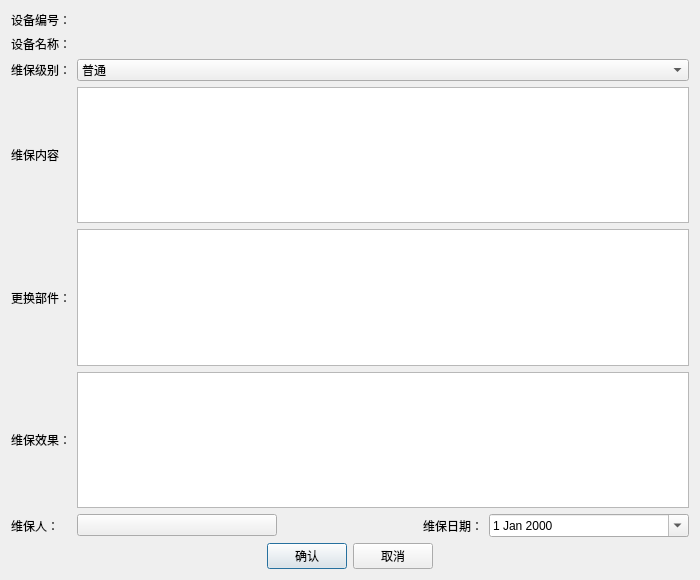
<?xml version="1.0" encoding="UTF-8"?>
<ui version="4.0">
 <class>Dialog</class>
 <widget class="QDialog" name="Dialog">
  <property name="geometry">
   <rect>
    <x>0</x>
    <y>0</y>
    <width>700</width>
    <height>580</height>
   </rect>
  </property>
  <property name="windowTitle">
   <string>编辑维保记录</string>
  </property>
  <layout class="QGridLayout" name="gridLayout">
   <item row="1" column="1">
    <widget class="QLabel" name="label_eqname">
     <property name="text">
      <string/>
     </property>
    </widget>
   </item>
   <item row="3" column="0">
    <widget class="QLabel" name="label_5">
     <property name="text">
      <string>维保内容</string>
     </property>
    </widget>
   </item>
   <item row="5" column="0">
    <widget class="QLabel" name="label_6">
     <property name="text">
      <string>维保效果：</string>
     </property>
    </widget>
   </item>
   <item row="4" column="0">
    <widget class="QLabel" name="label_4">
     <property name="text">
      <string>更换部件：</string>
     </property>
    </widget>
   </item>
   <item row="4" column="1">
    <widget class="QPlainTextEdit" name="plainTextEdit_part"/>
   </item>
   <item row="5" column="1">
    <widget class="QPlainTextEdit" name="plainTextEdit_running"/>
   </item>
   <item row="2" column="1">
    <widget class="QComboBox" name="comboBox_level">
     <item>
      <property name="text">
       <string>普通</string>
      </property>
     </item>
     <item>
      <property name="text">
       <string>重要</string>
      </property>
     </item>
    </widget>
   </item>
   <item row="1" column="0">
    <widget class="QLabel" name="label_2">
     <property name="text">
      <string>设备名称：</string>
     </property>
    </widget>
   </item>
   <item row="2" column="0">
    <widget class="QLabel" name="label_3">
     <property name="text">
      <string>维保级别：</string>
     </property>
    </widget>
   </item>
   <item row="0" column="1">
    <widget class="QLabel" name="label_eqno">
     <property name="text">
      <string/>
     </property>
    </widget>
   </item>
   <item row="3" column="1">
    <widget class="QPlainTextEdit" name="plainTextEdit_mainpoint"/>
   </item>
   <item row="0" column="0">
    <widget class="QLabel" name="label">
     <property name="text">
      <string>设备编号：</string>
     </property>
    </widget>
   </item>
   <item row="6" column="0">
    <widget class="QLabel" name="label_7">
     <property name="text">
      <string>维保人：</string>
     </property>
    </widget>
   </item>
   <item row="9" column="0" colspan="2">
    <layout class="QHBoxLayout" name="horizontalLayout">
     <item>
      <spacer name="horizontalSpacer">
       <property name="orientation">
        <enum>Qt::Horizontal</enum>
       </property>
       <property name="sizeHint" stdset="0">
        <size>
         <width>40</width>
         <height>20</height>
        </size>
       </property>
      </spacer>
     </item>
     <item>
      <widget class="QPushButton" name="pushButton_accept">
       <property name="text">
        <string>确认</string>
       </property>
      </widget>
     </item>
     <item>
      <widget class="QPushButton" name="pushButton_cancel">
       <property name="text">
        <string>取消</string>
       </property>
      </widget>
     </item>
     <item>
      <spacer name="horizontalSpacer_2">
       <property name="orientation">
        <enum>Qt::Horizontal</enum>
       </property>
       <property name="sizeHint" stdset="0">
        <size>
         <width>40</width>
         <height>20</height>
        </size>
       </property>
      </spacer>
     </item>
    </layout>
   </item>
   <item row="6" column="1">
    <layout class="QHBoxLayout" name="horizontalLayout_3">
     <item>
      <widget class="SignButton" name="pushButton_repairer">
       <property name="text">
        <string/>
       </property>
      </widget>
     </item>
     <item>
      <widget class="QLabel" name="label_10">
       <property name="text">
        <string>维保日期：</string>
       </property>
       <property name="alignment">
        <set>Qt::AlignRight|Qt::AlignTrailing|Qt::AlignVCenter</set>
       </property>
      </widget>
     </item>
     <item>
      <widget class="QDateEdit" name="dateEdit_finishdate">
       <property name="calendarPopup">
        <bool>true</bool>
       </property>
      </widget>
     </item>
    </layout>
   </item>
  </layout>
 </widget>
 <customwidgets>
  <customwidget>
   <class>SignButton</class>
   <extends>QPushButton</extends>
   <header>lib.sign.signbutton.h</header>
  </customwidget>
 </customwidgets>
 <tabstops>
  <tabstop>comboBox_level</tabstop>
  <tabstop>plainTextEdit_mainpoint</tabstop>
  <tabstop>plainTextEdit_part</tabstop>
  <tabstop>plainTextEdit_running</tabstop>
  <tabstop>pushButton_repairer</tabstop>
  <tabstop>dateEdit_finishdate</tabstop>
  <tabstop>pushButton_accept</tabstop>
  <tabstop>pushButton_cancel</tabstop>
 </tabstops>
 <resources/>
 <connections/>
</ui>
